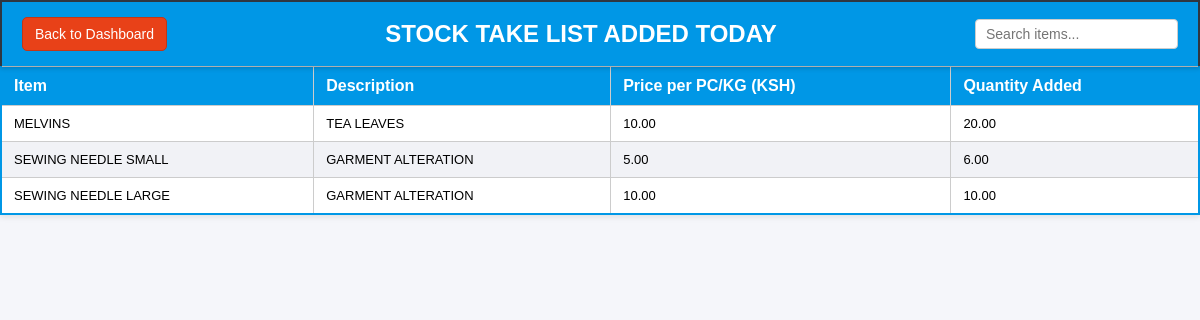
Screenshot of /added-stock with the database file from the repository.
### tables this page shows
CREATE TABLE items (
            id INTEGER PRIMARY KEY AUTOINCREMENT,
            item TEXT NOT NULL,
            description TEXT,
            price_per_pc_or_kg REAL NOT NULL,
            total_quantity_available REAL DEFAULT 0,
            total_stock_amount REAL DEFAULT 0,
            date_added TEXT DEFAULT CURRENT_TIMESTAMP
        );

### app.py (the view)
@app.route('/added-stock')
def added_stock():
    conn = get_connection()
    c = conn.cursor()
    today = datetime.now().strftime("%Y-%m-%d")
    c.execute('SELECT item, description, price_per_pc_or_kg, total_quantity_available FROM items WHERE date(date_added) = ?', (today,))
    items = c.fetchall()
    conn.close()
    return render_template('added_stock.html', items=items)

### app.py (called while the page is built)
def get_connection(retries: int = 5, retry_delay: float = 0.15):
    last_exc = None
    for attempt in range(retries):
        try:
            conn = sqlite3.connect(DB_PATH, timeout=5, check_same_thread=False)
            return conn
        except sqlite3.OperationalError as e:
            last_exc = e
            if 'locked' in str(e).lower():
                time.sleep(retry_delay)
                continue
            raise
    raise sqlite3.OperationalError(f"Could not get DB connection after {retries} retries: {last_exc}")

### Templates/added_stock.html (shortened to what this page needs)
<!DOCTYPE html>
<html lang="en">
<head>
</head>
<body>
<div class="header-bar">
    <a class="back-btn" href="{{ url_for('index') }}">Back to Dashboard</a>
    <h1>STOCK TAKE LIST ADDED TODAY</h1>
    <div class="search-bar">
        <input type="text" id="searchInput" placeholder="Search items...">
    </div>
</div>
{% if items %}
<div class="table-wrapper">
    <table>
        <thead>
            <tr>
                <th>Item</th>
                <th>Description</th>
                <th>Price per PC/KG (KSH)</th>
                <th>Quantity Added</th>
            </tr>
        </thead>
        <tbody id="tableBody">
            {% for item in items %}
            <tr>
                <td>{{ item[0] }}</td>
                <td>{{ item[1] }}</td>
                <td>{{ "%.2f"|format(item[2]) }}</td>
                <td>{{ "%.2f"|format(item[3]) }}</td>
            </tr>
            {% endfor %}
        </tbody>
    </table>
</div>
{% else %}
<p>No items were added today.</p>
{% endif %}
</body>
</html>

### Templates/added_stock.html (style rules this page uses)
html, body { height: 100%; margin: 0; padding: 0; font-family: Arial, sans-serif; background-color: #f5f6fa; }
.header-bar { width: 100%; background-color: #0097e6; padding: 15px 20px; color: white; display: flex; align-items: center; justify-content: space-between; position: sticky; top: 0; z-index: 1000; box-shadow: 0 2px 5px rgba(0,0,0,0.2); border: 2px solid #2f3640; border-bottom: none; box-sizing: border-box; }
h1 { margin: 0; font-size: 24px; font-weight: bold; text-align: center; flex: 1; }
.back-btn { padding: 8px 12px; background-color: #e84118; color: white; border-radius: 5px; text-decoration: none; font-size: 14px; border: 1px solid #c23616; margin-right: 20px; }
.search-bar input { padding: 6px 10px; border-radius: 4px; border: 1px solid #ccc; font-size: 14px; }
.table-wrapper { height: calc(100% - 62px); overflow-y: auto; }
table { width: 100%; border-collapse: collapse; background-color: #fff; box-shadow: 0 2px 6px rgba(0,0,0,0.1); border: 2px solid #0097e6; border-top: none; }
th, td { padding: 10px 12px; text-align: left; border: 1px solid #ccc; }
th { background-color: #0097e6; color: white; position: sticky; top: 0; z-index: 500; }
tr:nth-child(even) { background-color: #f1f2f6; }
td { font-size: 13px; }

### rows the page displays
items: item "MELVINS", description "TEA LEAVES", price_per_pc_or_kg "10.00", total_quantity_available "20.00"
items: item "SEWING NEEDLE SMALL", description "GARMENT ALTERATION", price_per_pc_or_kg "5.00", total_quantity_available "6.00"
items: item "SEWING NEEDLE LARGE", description "GARMENT ALTERATION", price_per_pc_or_kg "10.00", total_quantity_available "10.00"
